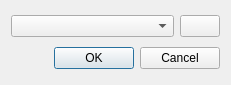
<ui version="4.0" >
 <class>Dialog</class>
 <widget class="QDialog" name="Dialog" >
  <property name="geometry" >
   <rect>
    <x>0</x>
    <y>0</y>
    <width>231</width>
    <height>85</height>
   </rect>
  </property>
  <property name="windowTitle" >
   <string>Bluetooth chooser</string>
  </property>
  <property name="windowIcon" >
   <iconset>
    <normaloff>../../../../../papywizard80x80.png</normaloff>../../../../../papywizard80x80.png</iconset>
  </property>
  <property name="modal" >
   <bool>true</bool>
  </property>
  <layout class="QVBoxLayout" name="verticalLayout" >
   <item>
    <layout class="QHBoxLayout" name="horizontalLayout" >
     <item>
      <widget class="QComboBox" name="bluetoothAddressComboBox" />
     </item>
     <item>
      <widget class="QPushButton" name="refreshPushButton" >
       <property name="sizePolicy" >
        <sizepolicy vsizetype="Fixed" hsizetype="Fixed" >
         <horstretch>0</horstretch>
         <verstretch>0</verstretch>
        </sizepolicy>
       </property>
       <property name="text" >
        <string/>
       </property>
       <property name="icon" >
        <iconset>
         <normaloff>../../../../../../../usr/share/icons/default.kde/22x22/actions/reload.png</normaloff>../../../../../../../usr/share/icons/default.kde/22x22/actions/reload.png</iconset>
       </property>
      </widget>
     </item>
    </layout>
   </item>
   <item>
    <widget class="QDialogButtonBox" name="buttonBox" >
     <property name="orientation" >
      <enum>Qt::Horizontal</enum>
     </property>
     <property name="standardButtons" >
      <set>QDialogButtonBox::Cancel|QDialogButtonBox::Ok</set>
     </property>
    </widget>
   </item>
  </layout>
 </widget>
 <resources/>
 <connections>
  <connection>
   <sender>buttonBox</sender>
   <signal>accepted()</signal>
   <receiver>Dialog</receiver>
   <slot>accept()</slot>
   <hints>
    <hint type="sourcelabel" >
     <x>248</x>
     <y>254</y>
    </hint>
    <hint type="destinationlabel" >
     <x>157</x>
     <y>274</y>
    </hint>
   </hints>
  </connection>
  <connection>
   <sender>buttonBox</sender>
   <signal>rejected()</signal>
   <receiver>Dialog</receiver>
   <slot>reject()</slot>
   <hints>
    <hint type="sourcelabel" >
     <x>316</x>
     <y>260</y>
    </hint>
    <hint type="destinationlabel" >
     <x>286</x>
     <y>274</y>
    </hint>
   </hints>
  </connection>
 </connections>
</ui>
